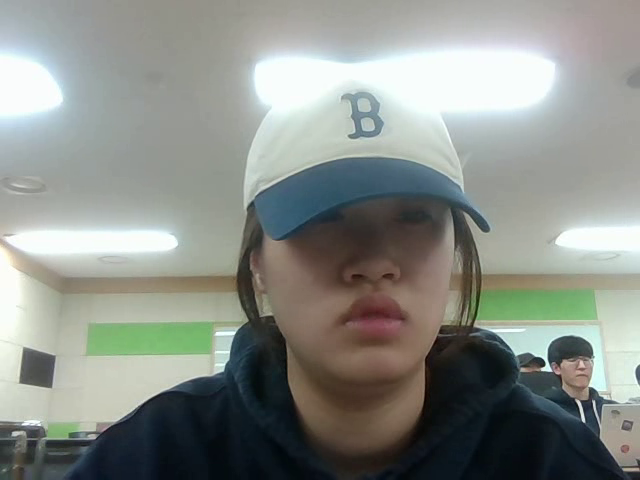
#> input picture frame 11 of FastAPI/code/myreco/recorded_videos/event_20250325_153920.mp4, 640 x 480 px, given in place of V1(Event).mp4, which was not available
$ python reco_video_jw.py
#> lines starting #> are read from the running program, lines starting #| are printed output that depends on the picture; pictures that were not available may be replaced by others from this repository, and a replacement may not be noted
#> in main, frame is the input picture: shape (480, 640, 3); mean B, G, R 136.4, 142, 137.7
import cv2, os, threading, time, json
from collections import deque


# ---------- 영상 관련 초기화 ----------
video_path = "./reco_video/V1(Event).mp4"
cap = cv2.VideoCapture(video_path)
frame_rate = 30

video_writer = None
is_recording = False
last_frame = None
motion_heatmap = None
heatmap_threshold = 255 * 2000
decay_rate = 0.9

motion_start_time = None
post_recording_end_time = None
pre_event_frames = deque(maxlen=frame_rate * 10)

SAVE_DIR = "recorded_videos"
os.makedirs(SAVE_DIR, exist_ok=True)

# ---------- 모션 감지 ----------
def detect_changes(frame):
    global last_frame, motion_heatmap
    gray = cv2.cvtColor(frame, cv2.COLOR_BGR2GRAY)
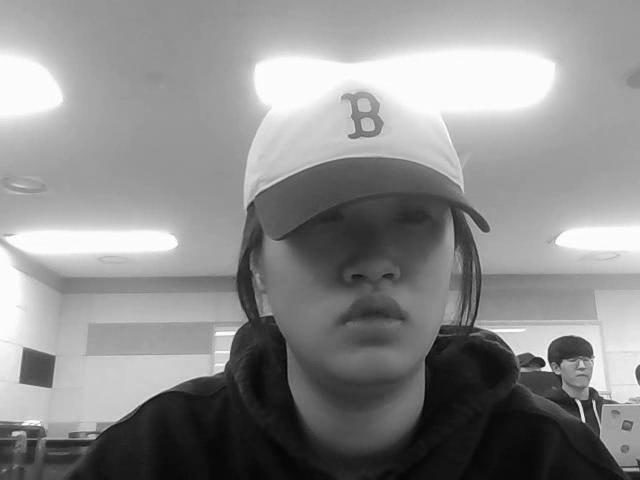
#> gray: shape (480, 640); min 4, max 255, mean 140
    gray = cv2.GaussianBlur(gray, (21, 21), 0)
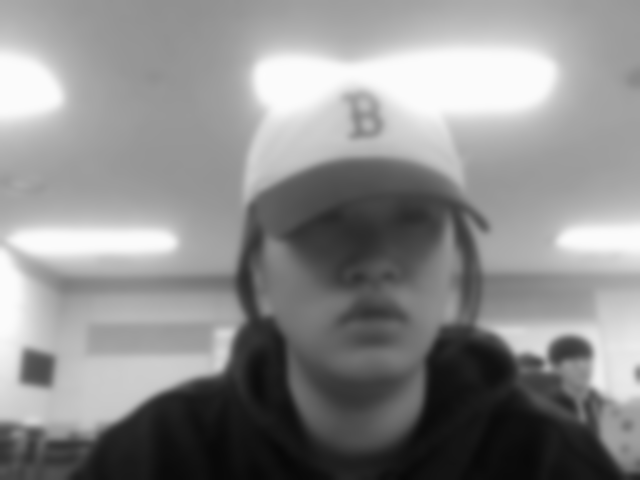
#> gray: shape (480, 640); min 8, max 252, mean 140

    if last_frame is None:
        last_frame = gray
#> (the run stopped early here; a loop or call above may not have finished)

$ run again, starting later in the video
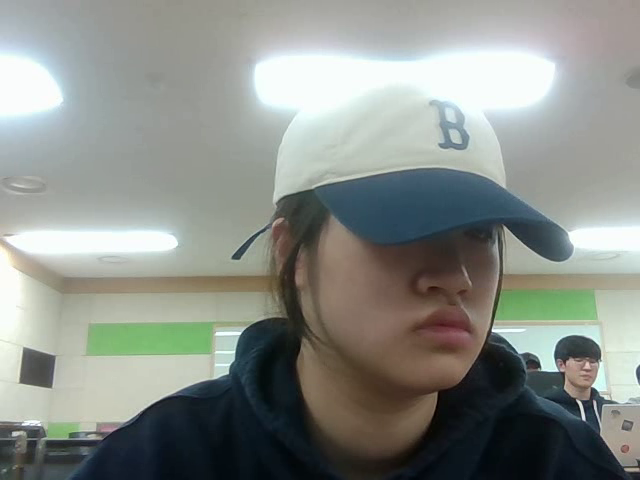
#> input picture frame 53 of FastAPI/code/myreco/recorded_videos/event_20250325_153920.mp4, 640 x 480 px, given in place of V1(Event).mp4, which was not available
#> in main, frame is the input picture: shape (480, 640, 3); mean B, G, R 136.5, 142.1, 137.5
#> in detect_changes, `gray = cv2.cvtColor(frame, cv2.COLOR_BGR2GRAY)`:
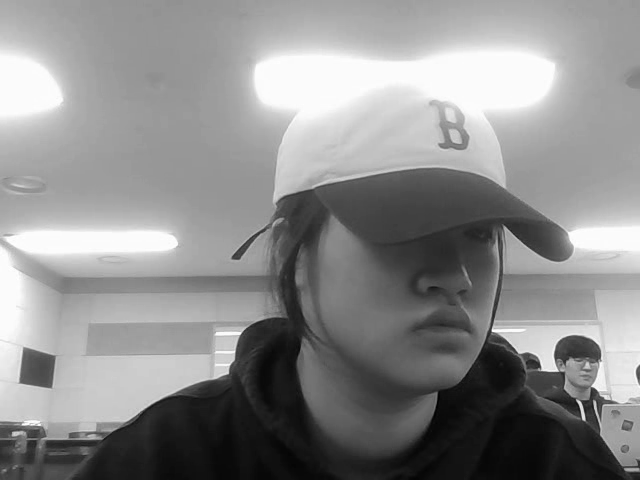
#> gray: shape (480, 640); min 2, max 255, mean 140
#> in detect_changes, `gray = cv2.GaussianBlur(gray, (21, 21), 0)`:
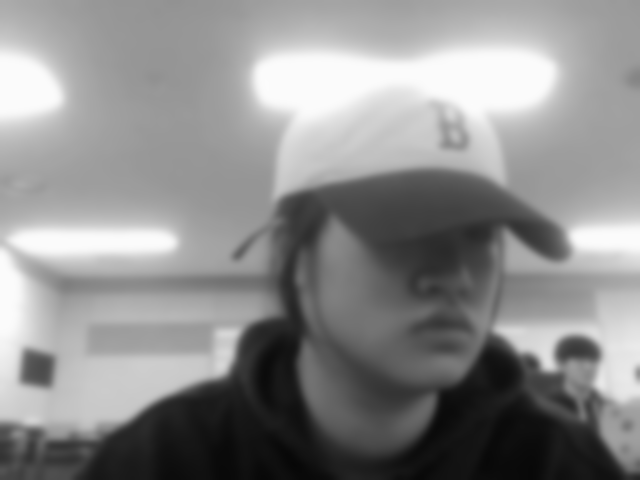
#> gray: shape (480, 640); min 7, max 252, mean 140
